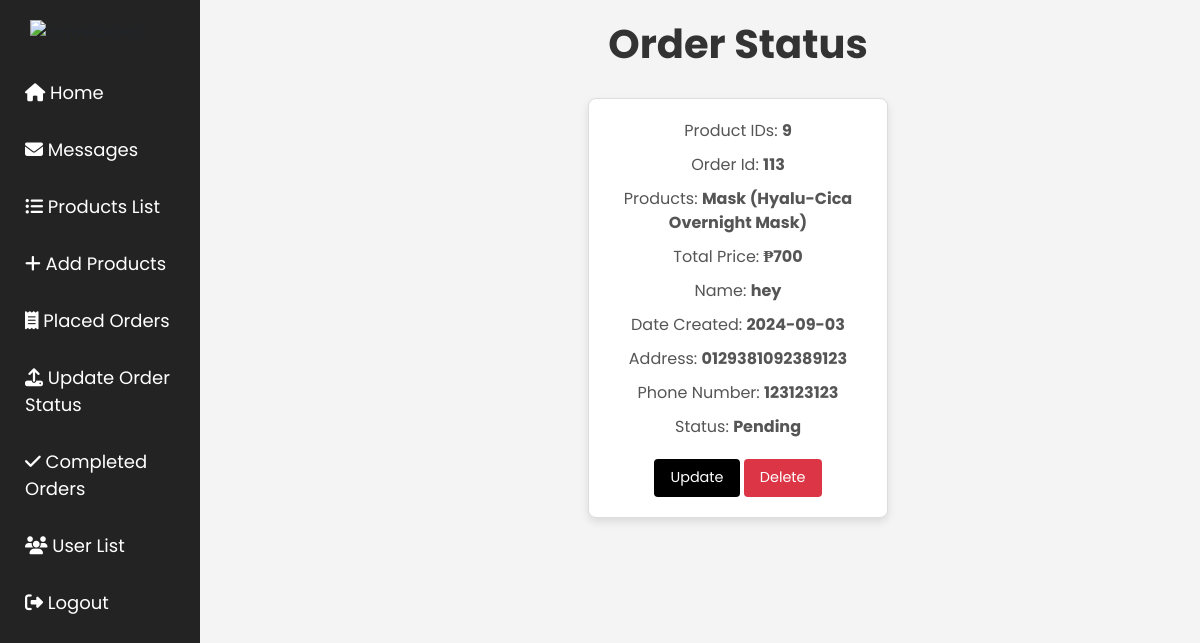
/admin_orders.php, run on an earlier commit of the app's database.
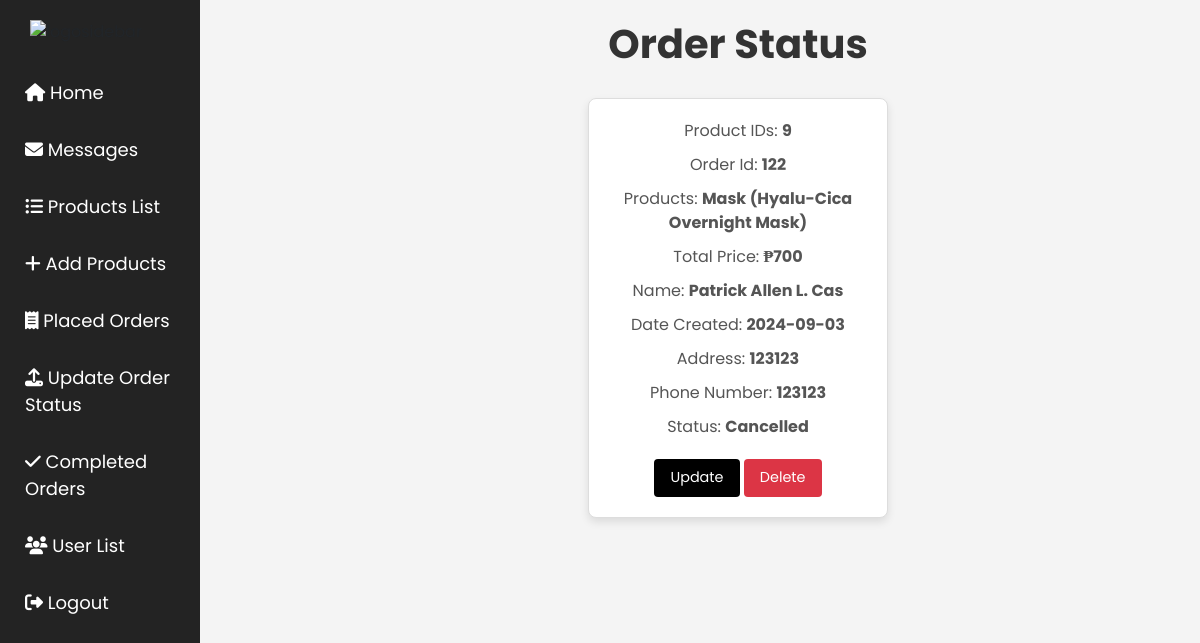
And on a later commit of the database.
### tables this page shows
CREATE TABLE `orders` (
  `id` int(100) NOT NULL,
  `user_id` int(100) NOT NULL,
  `name` varchar(20) NOT NULL,
  `number` varchar(11) NOT NULL,
  `email` varchar(50) NOT NULL,
  `method` varchar(50) NOT NULL,
  `address` varchar(500) NOT NULL,
  `product_names` varchar(1000) NOT NULL,
  `total_price` int(100) NOT NULL,
  `placed_on` date NOT NULL DEFAULT current_timestamp(),
  `payment_status` varchar(20) NOT NULL DEFAULT 'Pending',
  `product_ids` int(11) NOT NULL
);

### admin_orders.php (the view, shortened to what this page needs)
<?php
include('db.php');
?>
<!DOCTYPE html>
<html lang="en">
<head>
   <link href="https://stackpath.bootstrapcdn.com/bootstrap/4.5.2/css/bootstrap.min.css" rel="stylesheet">
   <link rel="stylesheet" href="https://cdnjs.cloudflare.com/ajax/libs/font-awesome/6.1.1/css/all.min.css">
   <link rel="stylesheet" href="admin_orderss.css">
</head>
<body>
<div class="sidebar">
<img src="images/icons/logoinvert.png" alt="logosidebar" style="width:140px;">
    <a href="admin_page.php"><i class="fas fa-home"></i><span> Home</span></a>
    <a href="user_message.php"><i class="fas fa-envelope"></i><span> Messages</span></a>
    <a href="product_list.php"><i class="fas fa-list-ul"></i><span> Products List</span></a>
    <a href="add_product.php"><i class="fas fa-plus"></i><span> Add Products</span></a>
    <a href="admin_orders.php"><i class="fas fa-receipt"></i><span> Placed Orders</span></a>
    <a href="update_orders.php"><i class="fas fa-upload"></i><span> Update Order Status</span></a>
    <a href="completed_orders.php"><i class="fas fa-check"></i><span> Completed Orders</span></a>
    <a href="user_list.php"><i class="fas fa-users"></i><span> User List</span></a>
    <a href="admin_logout.php"><i class="fas fa-sign-out-alt"></i><span> Logout</span></a>
</div>
<center>
<section class="orders">
<h1 class="heading">Order Status</h1>
<div class="box-container">
   <?php
   $select_orders = $conn->prepare("SELECT * FROM `orders` WHERE `payment_status` != 'Completed'");
   $select_orders->execute();
   $result = $select_orders->get_result();
   if ($result->num_rows > 0) {
       while ($fetch_orders = $result->fetch_assoc()) {
   ?>
   <div class="box">
     <p>Product IDs: <span><?= htmlspecialchars($fetch_orders['product_ids']); ?></span></p>
      <p>Order Id: <span><?= htmlspecialchars($fetch_orders['id']); ?></span></p>
      <p>Products: <span><?= htmlspecialchars($fetch_orders['product_names']); ?></span></p>
      <p>Total Price: <span>₱<?= htmlspecialchars($fetch_orders['total_price']); ?></span></p>
      <p>Name: <span><?= htmlspecialchars($fetch_orders['name']); ?></span></p>
      <p>Date Created: <span><?= htmlspecialchars($fetch_orders['placed_on']); ?></span></p>
      <p>Address: <span><?= htmlspecialchars($fetch_orders['address']); ?></span></p>
      <p>Phone Number: <span><?= htmlspecialchars($fetch_orders['number']); ?></span></p>
      <p>Status: <span><?= htmlspecialchars($fetch_orders['payment_status']); ?></span></p>
      <div class="flex-btn">
         <a href="update_orders.php?id=<?= htmlspecialchars($fetch_orders['id']); ?>" class="option-btn">Update</a>
         <a href="admin_orders.php?delete=<?= htmlspecialchars($fetch_orders['id']); ?>" class="delete-btn" onclick="return confirm('Delete this order?');">Delete</a>
      </div>
   </div>
   <?php
       }
   } else {
       echo '<p class="empty">No Orders Placed Yet!</p>';
   }
   ?>
</div>
</section>
</center>
</body>
</html>

What changed in the data, as far as the page shows it:
removed orders: product_ids "9", id "113", product_names "Mask (Hyalu-Cica Overnight Mask)", total_price "700", name "hey", placed_on "2024-09-03", address "0129381092389123", number "123123123", payment_status "Pending"
added orders: product_ids "9", id "122", product_names "Mask (Hyalu-Cica Overnight Mask)", total_price "700", name "Patrick Allen L. Cas", placed_on "2024-09-03", address "123123", number "123123", payment_status "Cancelled"
